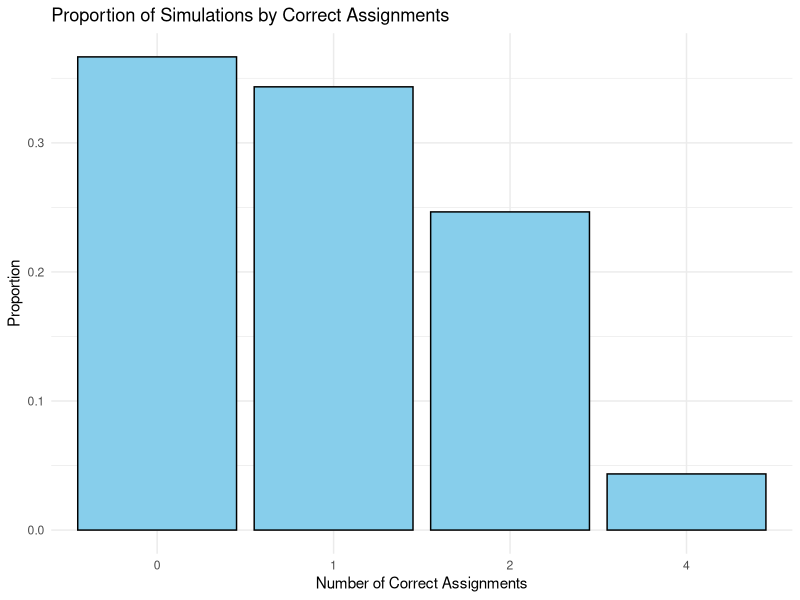
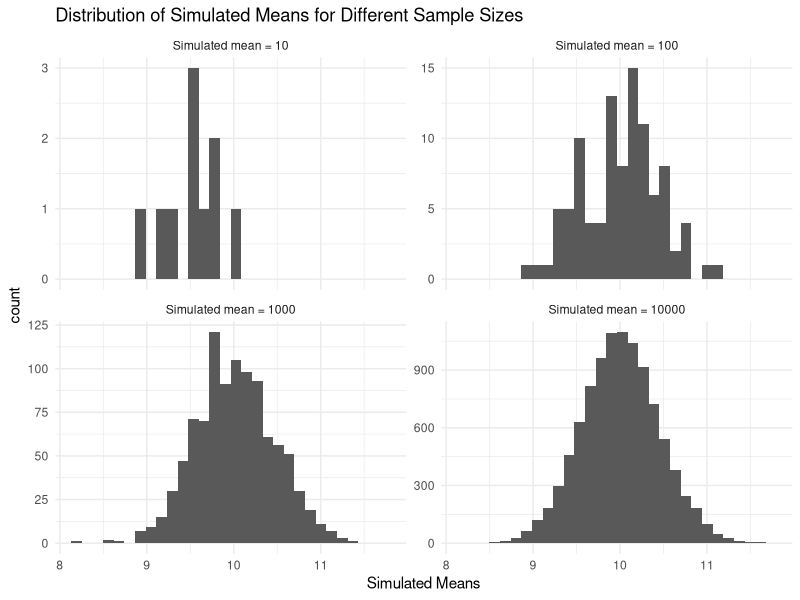

Reproduce these figures in R, in order.
## ---- chunk 1
#| label: setup
#| message: false

library(tidyverse)

## ---- chunk 2
#| label: function-simulation-for-random-babies

randomBabies <- function(nBabies) {
  # Create a vector representing the parents
  parents <- 1:nBabies
  
  # Shuffle the babies randomly
  babies <- sample(parents)
  
  # Count how many babies are correctly returned
  sum(parents == babies)
}

# Use map_int() to simulate 10,000 times
results <- map_int(.x = 1:10000,
                   .f = ~ randomBabies(nBabies = 4))
## ---- chunk 3
#| label: table-for-random-babies

results_df <- enframe(results, 
        name = "simulation_number", 
        value = "ncorrect") |>
  count(ncorrect, name = "count") |>
  mutate(proportion = count / sum(count))
results_df
## ---- chunk 4
#| label: visualization-for-random-babies

results_df |> 
  ggplot(mapping = aes(x = as.factor(ncorrect), y = proportion)) +  # Map precomputed proportions
  geom_bar(
    stat = "identity",  # Use the actual y-values from the data
    fill = "skyblue",
    color = "black"
  ) +
  labs(
    title = "Proportion of Simulations by Correct Assignments",
    x = "Number of Correct Assignments",
    y = "Proportion"
  ) +
  theme_minimal()
## ---- chunk 5
simulate_means <- function(n, df){
  map_dbl(.x = 1:n, 
          .f = ~ rchisq(n = 100, df = df) %>% mean()
          )
}
## ---- chunk 6
grid <- crossing(n = c(10, 100, 1000, 10000), 
                 df = 10)
## ---- chunk 7
all_simulations <- grid |> 
  mutate(simulated_means = pmap(.l = list(n = n, df = df), 
                                .f = simulate_means)
         ) |> 
  unnest(simulated_means) 

## ---- chunk 8
#| label: table-of-simulated Means

all_simulations |>
  group_by(n) |>
  summarise(Mean = mean(simulated_means),
            .groups = 'drop') |>
  pivot_wider(id_cols = everything(),
              names_from = n,
              values_from = Mean) |>
  rename('Simulated Means = 10' = '10',
         'Simulated Means = 100' = '100',
         'Simulated Means = 1000' = '1000',
         'Simulated Means = 10000' = '10000')
## ---- chunk 9
#| label: plot-of-simulated Means

all_simulations |>
  mutate(n = case_when(
    n == 10 ~ 'Simulated mean = 10',
    n == 100 ~ 'Simulated mean = 100',
    n == 1000 ~ 'Simulated mean = 1000',
    n == 10000 ~ 'Simulated mean = 10000'
  )) |>
  ggplot(aes(x = simulated_means)) +
  geom_histogram(bins = 30) +
  facet_wrap(~ factor(n), scales = "free_y") +
  theme_minimal() +
  scale_x_continuous(name = "Simulated Means") +
  labs(title = "Distribution of Simulated Means for Different Sample Sizes")
